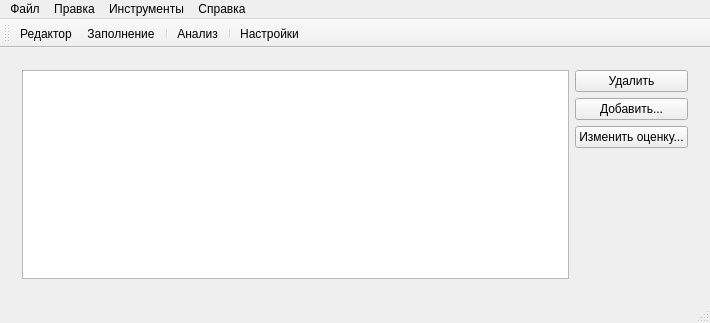
<?xml version="1.0" encoding="UTF-8"?>
<ui version="4.0">
 <class>MainWindow</class>
 <widget class="QMainWindow" name="MainWindow">
  <property name="geometry">
   <rect>
    <x>0</x>
    <y>0</y>
    <width>710</width>
    <height>323</height>
   </rect>
  </property>
  <property name="windowTitle">
   <string>Fiver</string>
  </property>
  <widget class="QWidget" name="centralWidget">
   <layout class="QGridLayout" name="gridLayout_2">
    <item row="0" column="0">
     <layout class="QGridLayout" name="gridLayout">
      <item row="0" column="0">
       <widget class="QStackedWidget" name="operationsStack">
        <property name="currentIndex">
         <number>2</number>
        </property>
        <widget class="QWidget" name="fillPage">
         <layout class="QGridLayout" name="gridLayout_4">
          <item row="0" column="0">
           <layout class="QGridLayout" name="fillPageLayout">
            <item row="1" column="1">
             <widget class="QPushButton" name="appendVote">
              <property name="enabled">
               <bool>false</bool>
              </property>
              <property name="minimumSize">
               <size>
                <width>400</width>
                <height>0</height>
               </size>
              </property>
              <property name="text">
               <string/>
              </property>
             </widget>
            </item>
            <item row="1" column="0">
             <widget class="QSlider" name="voteValue">
              <property name="minimum">
               <number>-4</number>
              </property>
              <property name="maximum">
               <number>4</number>
              </property>
              <property name="orientation">
               <enum>Qt::Horizontal</enum>
              </property>
             </widget>
            </item>
            <item row="0" column="0" colspan="2">
             <widget class="QLabel" name="image">
              <property name="sizePolicy">
               <sizepolicy hsizetype="Expanding" vsizetype="Expanding">
                <horstretch>0</horstretch>
                <verstretch>0</verstretch>
               </sizepolicy>
              </property>
              <property name="text">
               <string/>
              </property>
              <property name="alignment">
               <set>Qt::AlignCenter</set>
              </property>
             </widget>
            </item>
           </layout>
          </item>
         </layout>
        </widget>
        <widget class="QWidget" name="analysePage">
         <layout class="QGridLayout" name="gridLayout_8">
          <item row="0" column="0">
           <layout class="QGridLayout" name="analysePageLayout">
            <item row="0" column="0">
             <widget class="QLabel" name="label">
              <property name="text">
               <string>Термин</string>
              </property>
             </widget>
            </item>
            <item row="1" column="0" colspan="2">
             <widget class="QGroupBox" name="resourceBox">
              <property name="title">
               <string>Ресурсы</string>
              </property>
              <property name="flat">
               <bool>false</bool>
              </property>
              <layout class="QGridLayout" name="gridLayout_10">
               <item row="0" column="1">
                <widget class="QPushButton" name="appendResource">
                 <property name="text">
                  <string>Добавить...</string>
                 </property>
                </widget>
               </item>
               <item row="1" column="1">
                <widget class="QPushButton" name="deleteResource">
                 <property name="text">
                  <string>Удалить</string>
                 </property>
                </widget>
               </item>
               <item row="2" column="1">
                <spacer name="verticalSpacer_5">
                 <property name="orientation">
                  <enum>Qt::Vertical</enum>
                 </property>
                 <property name="sizeHint" stdset="0">
                  <size>
                   <width>20</width>
                   <height>40</height>
                  </size>
                 </property>
                </spacer>
               </item>
               <item row="0" column="0" rowspan="3">
                <widget class="QTableWidget" name="resourceList"/>
               </item>
              </layout>
             </widget>
            </item>
            <item row="0" column="1">
             <widget class="QLineEdit" name="lineEdit"/>
            </item>
            <item row="2" column="0">
             <widget class="QPushButton" name="analyse">
              <property name="text">
               <string>Анализировать</string>
              </property>
             </widget>
            </item>
            <item row="2" column="1">
             <spacer name="horizontalSpacer">
              <property name="orientation">
               <enum>Qt::Horizontal</enum>
              </property>
              <property name="sizeHint" stdset="0">
               <size>
                <width>40</width>
                <height>20</height>
               </size>
              </property>
             </spacer>
            </item>
           </layout>
          </item>
         </layout>
        </widget>
        <widget class="QWidget" name="vocabularyEditPage">
         <layout class="QGridLayout" name="gridLayout_6">
          <item row="0" column="0">
           <layout class="QGridLayout" name="vocabularyEditLayout">
            <item row="0" column="1">
             <widget class="QPushButton" name="deleteArticle">
              <property name="text">
               <string>Удалить</string>
              </property>
             </widget>
            </item>
            <item row="1" column="1">
             <widget class="QPushButton" name="addArticle">
              <property name="text">
               <string>Добавить...</string>
              </property>
             </widget>
            </item>
            <item row="0" column="0" rowspan="4">
             <widget class="QTableView" name="articleList">
              <property name="selectionBehavior">
               <enum>QAbstractItemView::SelectRows</enum>
              </property>
              <attribute name="horizontalHeaderCascadingSectionResizes">
               <bool>true</bool>
              </attribute>
              <attribute name="horizontalHeaderDefaultSectionSize">
               <number>150</number>
              </attribute>
              <attribute name="horizontalHeaderShowSortIndicator" stdset="0">
               <bool>true</bool>
              </attribute>
              <attribute name="horizontalHeaderStretchLastSection">
               <bool>true</bool>
              </attribute>
              <attribute name="verticalHeaderHighlightSections">
               <bool>false</bool>
              </attribute>
              <attribute name="verticalHeaderShowSortIndicator" stdset="0">
               <bool>false</bool>
              </attribute>
              <attribute name="verticalHeaderStretchLastSection">
               <bool>false</bool>
              </attribute>
             </widget>
            </item>
            <item row="2" column="1">
             <widget class="QPushButton" name="changeVoteBtn">
              <property name="text">
               <string>Изменить оценку...</string>
              </property>
             </widget>
            </item>
           </layout>
          </item>
         </layout>
        </widget>
       </widget>
      </item>
     </layout>
    </item>
   </layout>
  </widget>
  <widget class="QMenuBar" name="menuBar">
   <property name="geometry">
    <rect>
     <x>0</x>
     <y>0</y>
     <width>710</width>
     <height>18</height>
    </rect>
   </property>
   <widget class="QMenu" name="menu">
    <property name="title">
     <string>Файл</string>
    </property>
    <addaction name="exitAction"/>
   </widget>
   <widget class="QMenu" name="menu_2">
    <property name="title">
     <string>Инструменты</string>
    </property>
    <widget class="QMenu" name="menu_4">
     <property name="title">
      <string>Словарь</string>
     </property>
     <addaction name="vocEditAction"/>
     <addaction name="vocFillAction"/>
    </widget>
    <widget class="QMenu" name="menu_5">
     <property name="title">
      <string>Информационное поле</string>
     </property>
     <addaction name="analyseAction"/>
    </widget>
    <addaction name="menu_4"/>
    <addaction name="menu_5"/>
   </widget>
   <widget class="QMenu" name="menu_3">
    <property name="title">
     <string>Справка</string>
    </property>
    <addaction name="docAction"/>
    <addaction name="separator"/>
    <addaction name="aboutAction"/>
   </widget>
   <widget class="QMenu" name="menu_6">
    <property name="title">
     <string>Правка</string>
    </property>
    <addaction name="optionsAction"/>
   </widget>
   <addaction name="menu"/>
   <addaction name="menu_6"/>
   <addaction name="menu_2"/>
   <addaction name="menu_3"/>
  </widget>
  <widget class="QToolBar" name="mainToolBar">
   <attribute name="toolBarArea">
    <enum>TopToolBarArea</enum>
   </attribute>
   <attribute name="toolBarBreak">
    <bool>false</bool>
   </attribute>
   <addaction name="vocEditAction"/>
   <addaction name="vocFillAction"/>
   <addaction name="separator"/>
   <addaction name="analyseAction"/>
   <addaction name="separator"/>
   <addaction name="optionsAction"/>
  </widget>
  <widget class="QStatusBar" name="status"/>
  <action name="exitAction">
   <property name="text">
    <string>Выход</string>
   </property>
   <property name="shortcut">
    <string>Ctrl+X</string>
   </property>
  </action>
  <action name="docAction">
   <property name="text">
    <string>Руководство пользователя</string>
   </property>
   <property name="shortcut">
    <string>F1</string>
   </property>
  </action>
  <action name="aboutAction">
   <property name="text">
    <string>О программе...</string>
   </property>
   <property name="shortcut">
    <string>Ctrl+A</string>
   </property>
  </action>
  <action name="vocEditAction">
   <property name="text">
    <string>Редактор</string>
   </property>
   <property name="shortcut">
    <string>Ctrl+Alt+E</string>
   </property>
  </action>
  <action name="vocFillAction">
   <property name="text">
    <string>Заполнение</string>
   </property>
   <property name="shortcut">
    <string>Ctrl+Alt+F</string>
   </property>
  </action>
  <action name="analyseAction">
   <property name="text">
    <string>Анализ</string>
   </property>
   <property name="shortcut">
    <string>Alt+Shift+A</string>
   </property>
  </action>
  <action name="optionsAction">
   <property name="text">
    <string>Настройки...</string>
   </property>
   <property name="shortcut">
    <string>Ctrl+O</string>
   </property>
  </action>
 </widget>
 <layoutdefault spacing="6" margin="11"/>
 <resources/>
 <connections/>
</ui>
